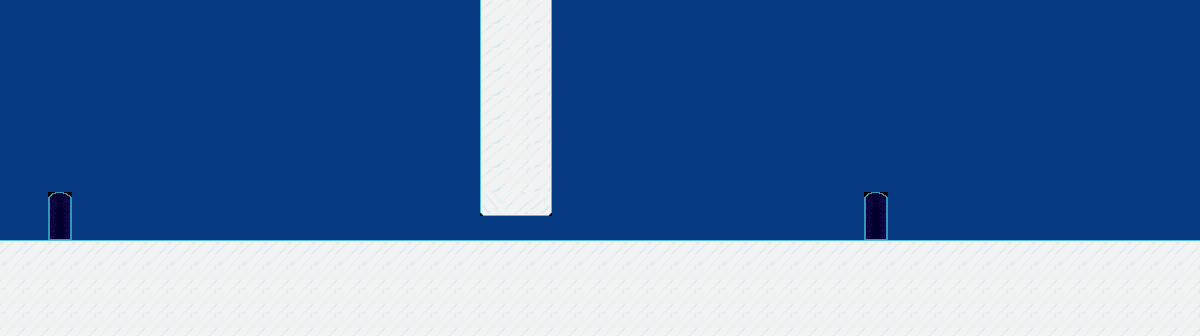

A level layout from a 2D game, rendered from its tile map. Below: a short description, then the map file with tile-grid data replaced by summaries:
An orthogonal 50x14 tile map with 24x24 px tiles, 1 tile layer (Tile Layer 1) and 5 objects (2x door).

<map version="1.0" orientation="orthogonal" width="50" height="14" tilewidth="24" tileheight="24">
 <tileset firstgid="1" name="frozencave" tilewidth="24" tileheight="24">
  <image source="../images/tilesets/frozencave.png" width="192" height="240" />
 </tileset>
 <layer name="Tile Layer 1" width="50" height="14">
  <data>[700 cells, 700 non-empty, 8 distinct tile ids]</data>
 </layer>
 <objectgroup name="block" width="50" height="14">
  <object x="480" y="0" width="72" height="216" />
  <object x="480" y="240" width="72" height="96" />
 </objectgroup>
 <objectgroup name="ice" width="50" height="14">
  <object x="0" y="240" width="1200" height="96" />
 </objectgroup>
 <objectgroup name="nodes" width="50" height="14">
  <object name="main" type="door" x="48" y="192" width="24" height="48">
   <properties>
    <property name="level" value="studyroom" />
    <property name="to" value="main" />
   </properties>
  </object>
  <object name="exit" type="door" x="864" y="192" width="24" height="48">
   <properties>
    <property name="level" value="test2" />
    <property name="to" value="main" />
   </properties>
  </object>
 </objectgroup>
</map>
